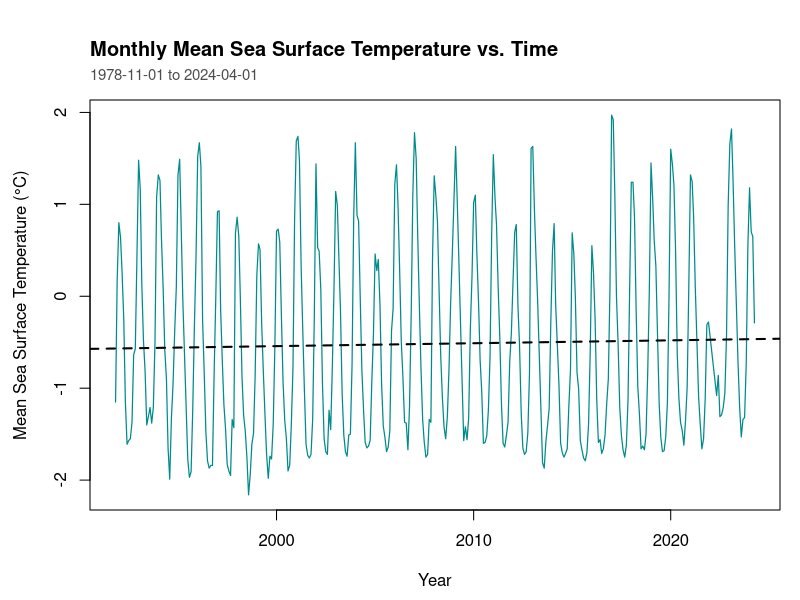
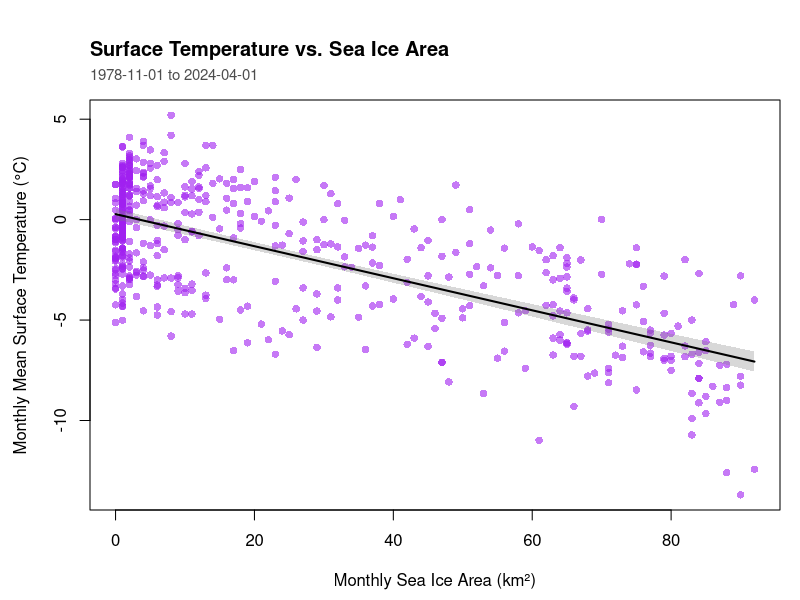
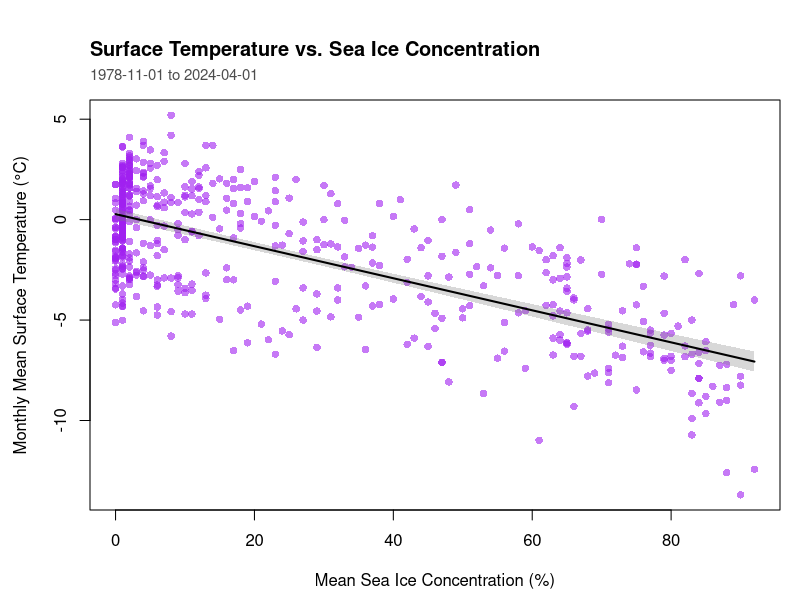

Recreate these plots in R, in order.
## ---- chunk 1
knitr::opts_chunk$set(echo = TRUE, warning = FALSE, message = FALSE)
options(scipen = 999)
## ---- chunk 2

weather <- read.csv("Monthly_Weather_Clean.csv")
seaicearea <- read.csv("SeaIceArea_Clean.csv")
seaiceconc <- read.csv("SeaIceConc_Clean.csv")


weatherClean <- data.frame(
  Date = as.Date(weather$Date, format = "%m/%d/%Y"),
  surfaceTemp = weather$Mean_Temperature_C,
  MseaSurfaceTemp = weather$Mean_Sea_Surface_Temperature_C)

areaFiltered <- subset(seaicearea, Subregion == "WAP")
SSIclean <- data.frame(
  Date = as.Date(paste(areaFiltered$Year, areaFiltered$Month, "01", sep = "-"),
                 format = "%Y-%m-%d"),
  SIA = areaFiltered$Sea_ice_area)

SSIfiltered <- subset(seaiceconc, Subregion == "Anv")
SIAfiltered <- data.frame(
  Date = as.Date(paste(SSIfiltered$Year, SSIfiltered$Month, "01", sep = "-"),
                 format = "%Y-%m-%d"),
  SIA = SSIfiltered$Mean_sea_ice_conc)
projectData <- weatherClean
projectData$SIA <- as.numeric(
  SSIclean$SIA[match(weatherClean$Date, SSIclean$Date)])
projectData$SIA <- as.numeric(
  SIAfiltered$SIA[match(weatherClean$Date, SIAfiltered$Date)])

## ---- chunk 3

TITLEADDER <- function(title, subtitle) {
  title(main = title, adj = 0, line = 2.2, cex.main = 1.2)
  mtext(subtitle, side = 3, adj = 0, line = 0.8, cex = 0.9, col = "grey30")
}
TRENDLINEADDER <- function(model, x) {
  xs <- seq(min(x), max(x), length.out = 200)
  newd <- data.frame(xs)
  names(newd) <- names(model$model)[2]
  pr <- predict(model, newdata = newd, interval = "confidence")
  polygon(c(xs, rev(xs)), c(pr[, "lwr"], rev(pr[, "upr"])),
          col = adjustcolor("grey50", alpha.f = 0.3), border = NA)
  lines(xs, pr[, "fit"], col = "black", lwd = 2)
}


## ---- chunk 4

SSTdata <- subset(projectData, !is.na(Date) & !is.na(MseaSurfaceTemp))
TIMEdata <- lm(MseaSurfaceTemp ~ Date, data = SSTdata)



par(mar = c(4.5, 4.5, 5, 1))
plot(SSTdata$Date, SSTdata$MseaSurfaceTemp, type = "l",
     col = "darkcyan", lwd = 1.2,
     xlab = "Year", ylab = "Mean Sea Surface Temperature (°C)")
abline(TIMEdata, col = "black", lty = 2, lwd = 2)
TITLEADDER("Monthly Mean Sea Surface Temperature vs. Time", "1978-11-01 to 2024-04-01")
summary(TIMEdata)$coefficients
TIMEdata$fitted.values

## ---- chunk 5

TEMPdata <- subset(projectData, !is.na(surfaceTemp) & !is.na(SIA))
TEMPmod <- lm(surfaceTemp ~ SIA, data = TEMPdata)


par(mar = c(4.5, 4.5, 5, 1))
plot(TEMPdata$SIA, TEMPdata$surfaceTemp, type = "n",
     xlab = "Monthly Sea Ice Area (km²)",
     ylab = "Monthly Mean Surface Temperature (°C)")
points(TEMPdata$SIA, TEMPdata$surfaceTemp, pch = 16, col = adjustcolor("purple", alpha.f = 0.6))
TRENDLINEADDER(TEMPmod,TEMPdata$SIA)
TITLEADDER("Surface Temperature vs. Sea Ice Area","1978-11-01 to 2024-04-01")

summary(TEMPmod)$coefficients
TEMPmod$coefficients
## ---- chunk 6

CONCdata <- subset(projectData, !is.na(surfaceTemp) & !is.na(SIA))
CONCmod <- lm(surfaceTemp ~ SIA, data = CONCdata)


par(mar = c(4.5, 4.5, 5, 1))
plot(CONCdata$SIA, CONCdata$surfaceTemp, type = "n",
     xlab = "Mean Sea Ice Concentration (%)",
     ylab = "Monthly Mean Surface Temperature (°C)")
points(CONCdata$SIA, CONCdata$surfaceTemp,pch = 16, col = adjustcolor("purple", alpha.f = 0.6))
TRENDLINEADDER(CONCmod,CONCdata$SIA)
TITLEADDER("Surface Temperature vs. Sea Ice Concentration", "1978-11-01 to 2024-04-01")


summary(CONCmod)$coefficients
